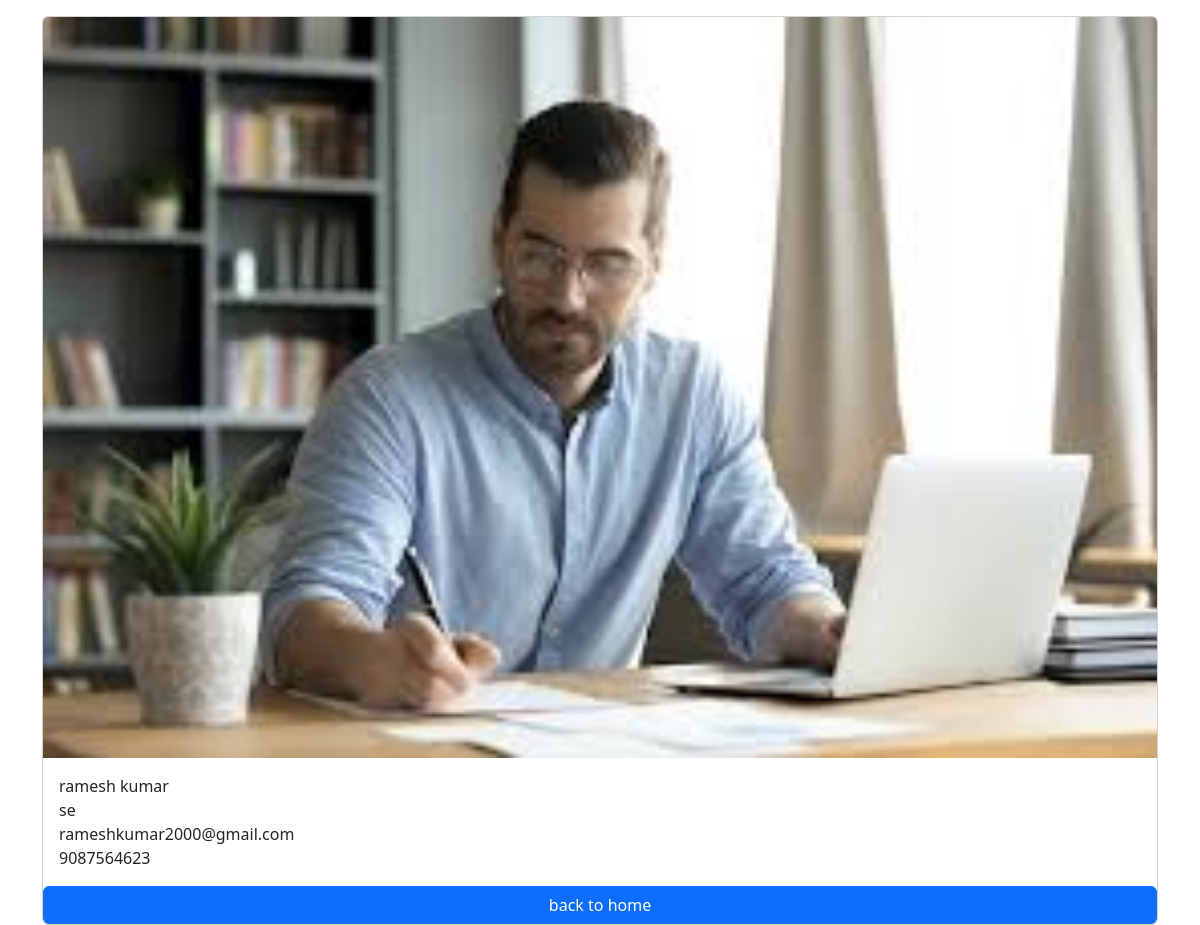
Screenshot of /employees/5/ with the database file from the repository.
### salary/models.py (models this page shows, shortened)
class Employee(models.Model):
    first_name=models.CharField(max_length=100)
    last_name=models.CharField(max_length=100)
    photo=models.ImageField(upload_to='images')
    designation=models.CharField(max_length=100)
    email_address=models.EmailField(max_length=100,unique=True)
    phone_number=models.CharField(max_length=10,blank=True)

### salary/views.py (the view)
# urls.py: path('<int:pk>/',views.employee_detail,name='employee_detail')
def employee_detail(request,pk):
    employee=get_object_or_404(Employee,pk=pk)
    context={
        'employee':employee,
    }
    return render(request,'employee_detail.html',context)

### templates/employee_detail.html (shortened to what this page needs)
<!DOCTYPE html>
<html lang="en">
<head>
    <link href="https://cdn.jsdelivr.net/npm/bootstrap@5.3.2/dist/css/bootstrap.min.css" rel="stylesheet">
</head>
<body>
    <div class="container mt-3">
        <div class="card mx-auto" styles="width:300px">
            <img src="{{employee.photo.url}}" class="card-img-top" alt="">
           <div class="card-body">
            <p class="card-text m-0">{{employee.first_name}} {{employee.last_name}}</p>
            <p class="card-text m-0">{{employee.designation}}</p>
            <p class="card-text m-0">{{employee.email_address}}</p>
            <p class="card-text m-0">{{employee.phone_number}}</p>
           </div>
           <a href="{% url 'home' %}" class="btn btn-primary">back to home</a>
        </div>
    </div>
</body>
</html>

### rows the page displays
Employee: photo (picture), first_name "ramesh", last_name "kumar", designation "se", email_address "rameshkumar2000@gmail.com", phone_number "9087564623"
